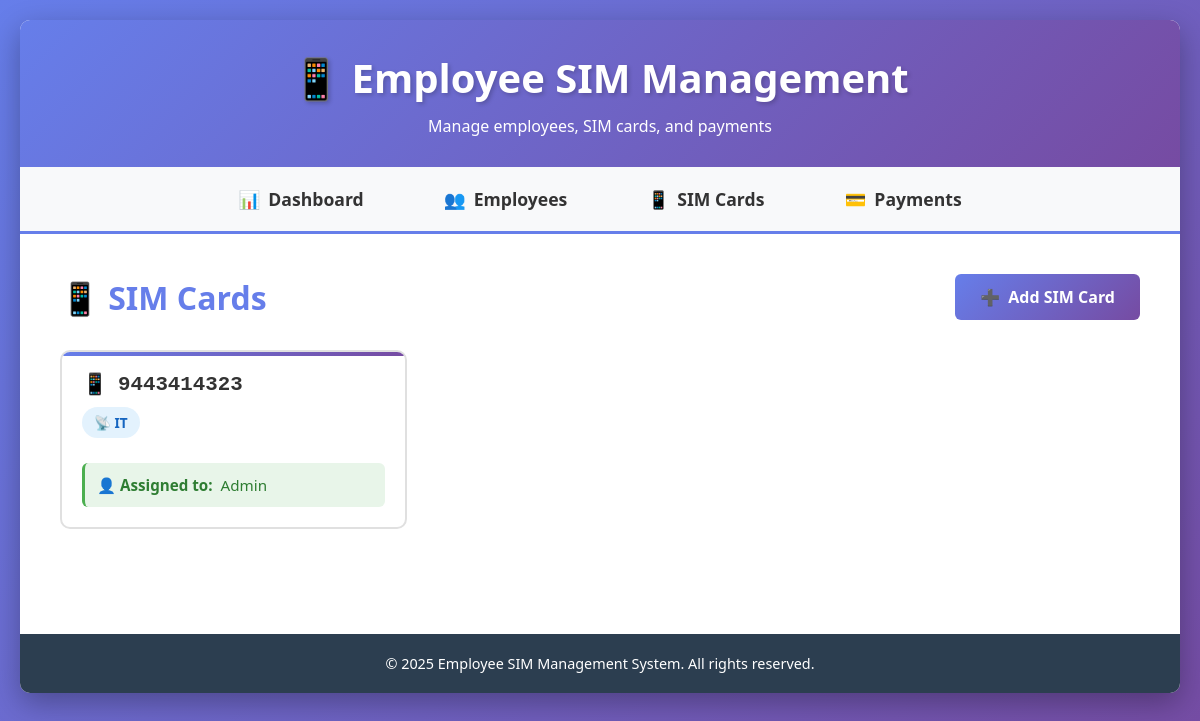
Page /sims/ on the committed database.
### core/models.py (models this page shows, shortened)
class SimCard(models.Model):
    sim_number = models.CharField(max_length=20, unique=True)
    operator = models.CharField(max_length=50)
    assigned_to = models.ForeignKey(Employee, on_delete=models.SET_NULL, null=True, blank=True)

class Employee(models.Model):
    STATUS_CHOICES = (('active', 'Active'), ('inactive', 'Inactive'))
    name = models.CharField(max_length=100)
    email = models.EmailField(unique=True)
    status = models.CharField(max_length=10, choices=STATUS_CHOICES, default='active')

### core/views.py (the view)
# urls.py: path("sims/", views.sim_list, name="sim_list"),
def sim_list(request):
    sims = SimCard.objects.all()
    return render(request, "sims/list.html", {"sims": sims})

### core/templates/sims/list.html (shortened to what this page needs)
{% extends 'base.html' %}
{% block content %}
<div class="list-header">
    <h2>📱 SIM Cards</h2>
    <a href="/sims/add/" class="btn-add">
        <span>➕</span>
        <span>Add SIM Card</span>
    </a>
</div>
{% if sims %}
<ul class="sim-grid">
    {% for s in sims %}
    <li class="sim-card">
        <div class="sim-number">
            <span>📱</span>
            <span>{{ s.sim_number }}</span>
        </div>
        <div class="sim-operator">
            📡 {{ s.operator }}
        </div>
        {% if s.assigned_to %}
        <div class="sim-assignment assigned">
            <span class="assignment-label">👤 Assigned to:</span>
            <span>{{ s.assigned_to.name }}</span>
        </div>
        {% else %}
        <div class="sim-assignment unassigned">
            <span class="assignment-label">⚠️ Status:</span>
            <span>Unassigned</span>
        </div>
        {% endif %}
    </li>
    {% endfor %}
</ul>
{% else %}
<div class="empty-state">
    <div class="empty-state-icon">📱</div>
    <h3>No SIM Cards Found</h3>
    <p>Get started by adding your first SIM card.</p>
</div>
{% endif %}
{% endblock %}

### core/templates/base.html (style rules this page uses)
* { margin: 0; padding: 0; box-sizing: border-box; }
body { font-family: 'Segoe UI', Tahoma, Geneva, Verdana, sans-serif; background: linear-gradient(135deg, #667eea 0%, #764ba2 100%); min-height: 100vh; padding: 20px; }

### core/templates/sims/list.html (style rules this page uses)
.list-header { display: flex; justify-content: space-between; align-items: center; margin-bottom: 30px; flex-wrap: wrap; gap: 20px; }
.list-header h2 { color: #667eea; font-size: 2em; margin: 0; }
.btn-add { background: linear-gradient(135deg, #667eea 0%, #764ba2 100%); color: white; padding: 12px 25px; border-radius: 6px; text-decoration: none; font-weight: 600; transition: all 0.3s ease; display: inline-flex; align-items: center; gap: 8px; }
.sim-grid { display: grid; grid-template-columns: repeat(auto-fill, minmax(320px, 1fr)); gap: 20px; list-style: none; }
.sim-card { background: white; border: 2px solid #e0e0e0; border-radius: 10px; padding: 20px; transition: all 0.3s ease; position: relative; overflow: hidden; }
.sim-card::before { content: ''; position: absolute; top: 0; left: 0; right: 0; height: 4px; background: linear-gradient(135deg, #667eea 0%, #764ba2 100%); }
.sim-number { font-size: 1.3em; font-weight: 700; color: #333; margin-bottom: 10px; display: flex; align-items: center; gap: 10px; font-family: 'Courier New', monospace; }
.sim-operator { display: inline-block; padding: 6px 12px; border-radius: 20px; font-size: 0.85em; font-weight: 600; margin-bottom: 15px; background: #e3f2fd; color: #1565c0; }
.sim-assignment { background: #f5f5f5; padding: 12px; border-radius: 6px; margin-top: 10px; display: flex; align-items: center; gap: 8px; font-size: 0.95em; }
.sim-assignment.assigned { background: #e8f5e9; color: #2e7d32; border-left: 3px solid #4caf50; }
.assignment-label { font-weight: 600; }

### rows in the picture
SimCard: sim_number "9443414323", operator "IT", assigned_to.name "Admin"
